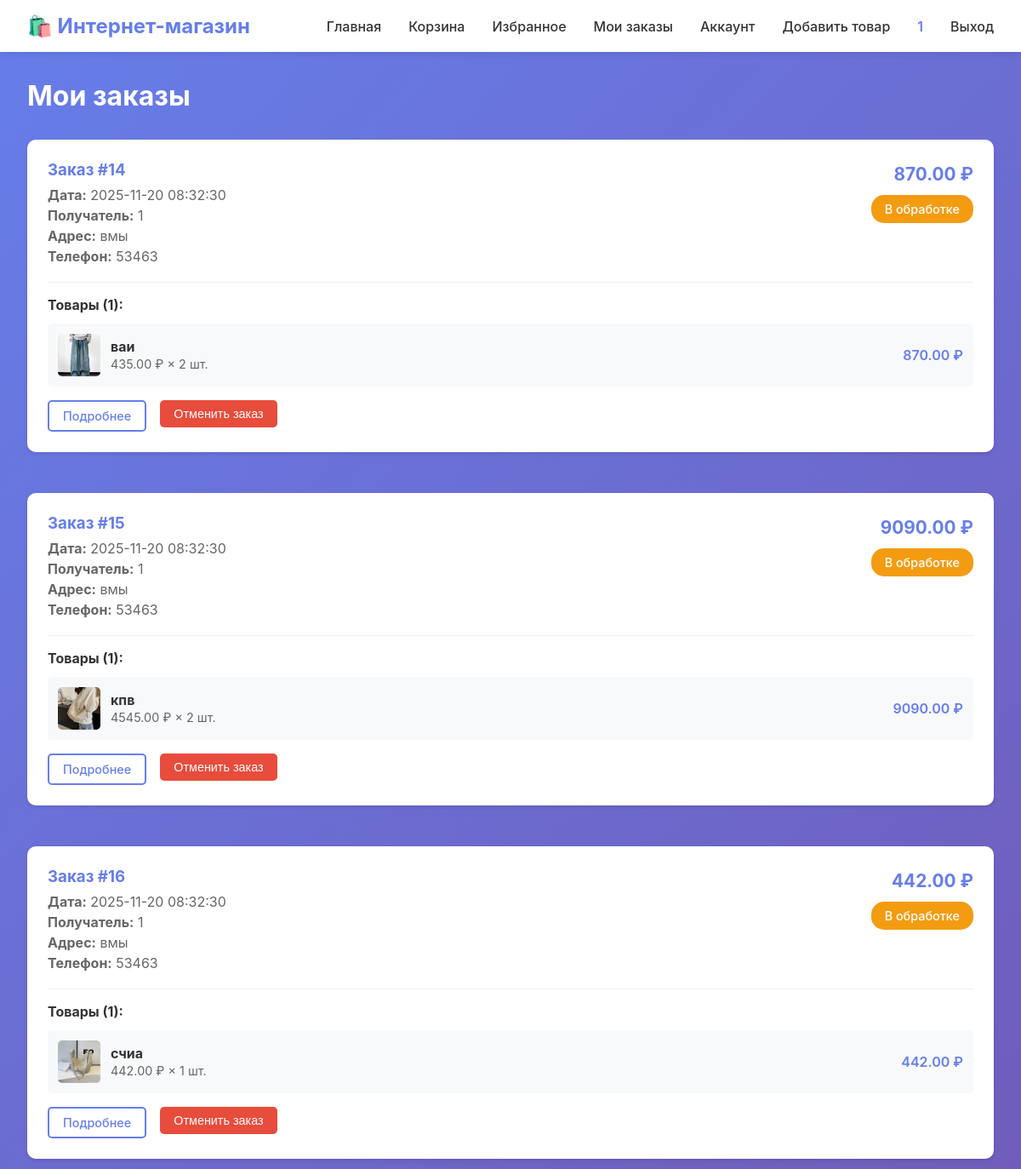
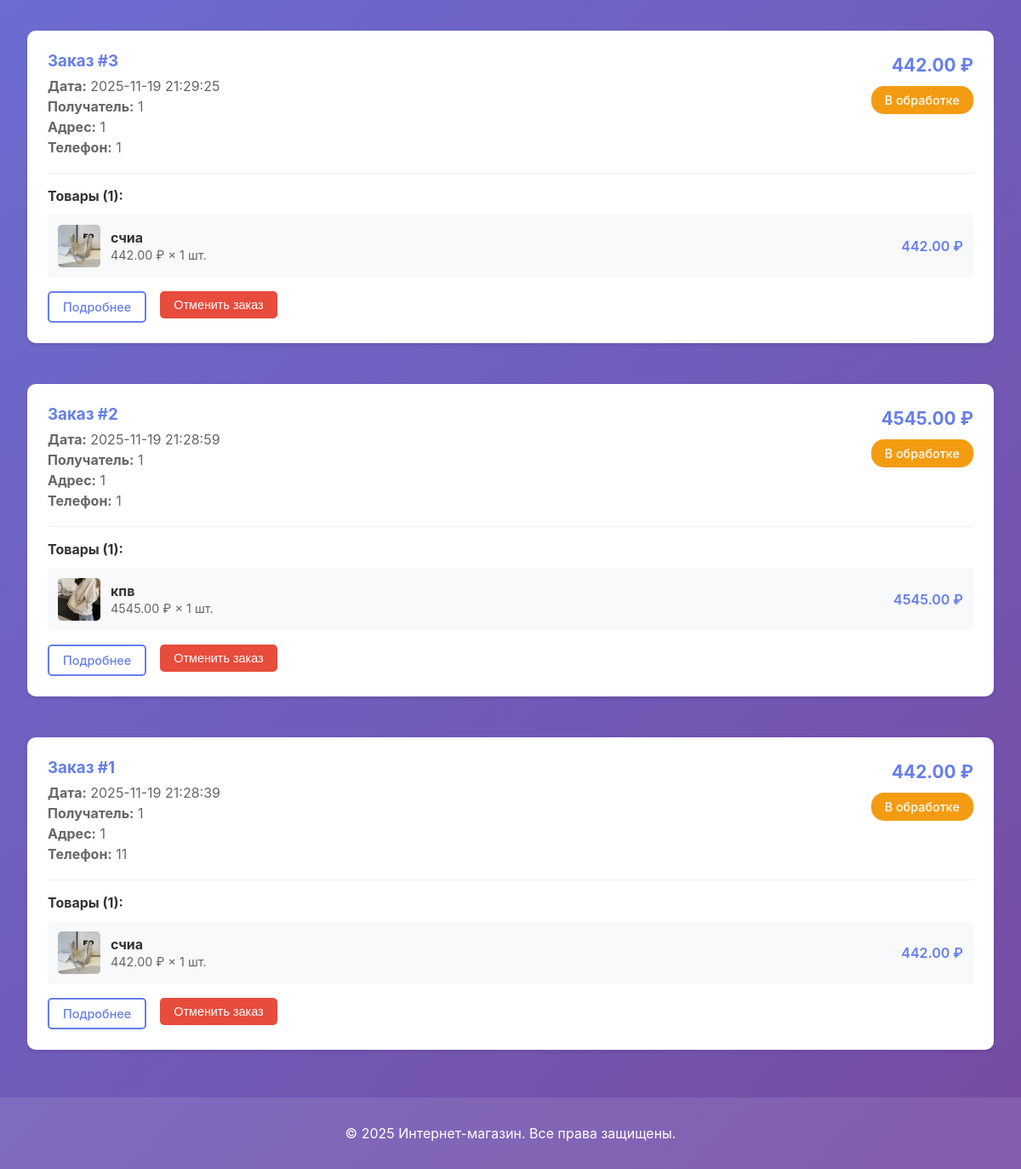
/orders (signed in), run on an earlier commit of the app's database (2 pictures, top to bottom).
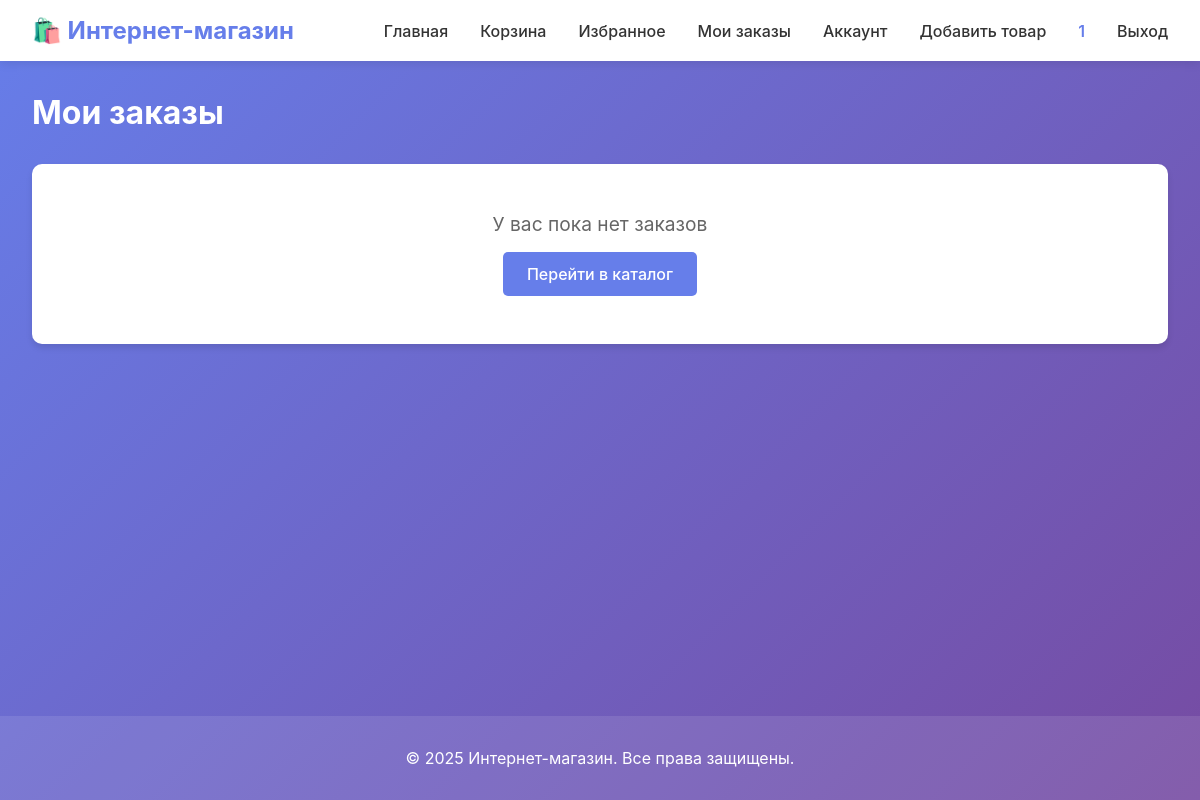
And on a later commit of the database.
### tables this page shows
CREATE TABLE orders
                 (id INTEGER PRIMARY KEY AUTOINCREMENT,
                  user_id INTEGER NOT NULL,
                  total_amount REAL NOT NULL,
                  customer_name TEXT NOT NULL,
                  customer_phone TEXT NOT NULL,
                  delivery_address TEXT NOT NULL,
                  comment TEXT,
                  payment_status TEXT NOT NULL DEFAULT 'pending',
                  payment_reference TEXT,
                  status TEXT DEFAULT 'pending',
                  cancelled_at TIMESTAMP,
                  cancelled_by INTEGER,
                  created_at TIMESTAMP DEFAULT CURRENT_TIMESTAMP,
                  FOREIGN KEY (user_id) REFERENCES users(id));

CREATE TABLE order_items
                 (id INTEGER PRIMARY KEY AUTOINCREMENT,
                  order_id INTEGER NOT NULL,
                  product_id INTEGER NOT NULL,
                  product_name TEXT NOT NULL,
                  price REAL NOT NULL,
                  quantity INTEGER NOT NULL,
                  seller_id INTEGER,
                  seller_confirmed INTEGER DEFAULT 0,
                  confirmed_at TIMESTAMP,
                  FOREIGN KEY (order_id) REFERENCES orders(id),
                  FOREIGN KEY (product_id) REFERENCES products(id));

CREATE TABLE products
                 (id INTEGER PRIMARY KEY AUTOINCREMENT,
                  name TEXT NOT NULL,
                  description TEXT,
                  price REAL NOT NULL,
                  image TEXT,
                  category TEXT,
                  stock INTEGER DEFAULT 0,
                  created_by_user_id INTEGER, specifications TEXT, is_approved INTEGER DEFAULT 0,
                  FOREIGN KEY (created_by_user_id) REFERENCES users(id));

### app.py (the view)
@app.route('/orders')
@login_required
def orders():
    conn = get_db()
    user_orders = conn.execute('''
        SELECT o.*,
               COUNT(oi.id) as items_count,
               SUM(oi.price * oi.quantity) as total
        FROM orders o
        LEFT JOIN order_items oi ON o.id = oi.order_id
        WHERE o.user_id = ?
        GROUP BY o.id
        ORDER BY o.created_at DESC
    ''', (session['user_id'],)).fetchall()
    orders_with_items = []
    for order in user_orders:
        order_dict = dict(order)
        order_items = conn.execute('''
            SELECT oi.*, p.image
            FROM order_items oi
            LEFT JOIN products p ON oi.product_id = p.id
            WHERE oi.order_id = ?
        ''', (order['id'],)).fetchall()
        order_dict['items'] = [dict(item) for item in order_items]
        order_dict['status_label'] = ORDER_STATUS_LABELS.get(order['status'], order['status'])
        order_dict['status_timeline'] = get_order_status_timeline(order['status'])
        orders_with_items.append(order_dict)
    conn.close()
    return render_template('orders.html', orders=orders_with_items)

### app.py (called while the page is built)
@app.context_processor
def inject_helpers():
    def image_url(path):
        if not path:
            return 'https://via.placeholder.com/400x400?text=Нет+изображения'
        if isinstance(path, str) and path.startswith('http'):
            return path
        clean_path = path.replace('\\', '/').lstrip('/')
        static_folder = app.static_folder or os.path.join(app.root_path, 'static')
        full_path = os.path.join(static_folder, clean_path)
        if os.path.exists(full_path):
            return url_for('static', filename=clean_path)
        return url_for('static', filename=clean_path)
    return {
        'image_url': image_url,
        'category_choices': ALLOWED_PRODUCT_CATEGORIES
    }

def login_required(f):
    @wraps(f)
    def decorated_function(*args, **kwargs):
        if 'user_id' not in session:
            flash('Пожалуйста, войдите в систему', 'warning')
            return redirect(url_for('login'))
        return f(*args, **kwargs)
    return decorated_function

def get_db():
    conn = sqlite3.connect(app.config['DATABASE'])
    conn.row_factory = sqlite3.Row
    return conn

### templates/orders.html (shortened to what this page needs)
{% extends "base.html" %}
{% block content %}
<div class="container">
    <h2>Мои заказы</h2>
    {% if orders %}
        <div class="orders-list">
            {% for order in orders %}
                <div class="order-card">
                    <div class="order-header">
                        <div class="order-info">
                            <h3>Заказ #{{ order.id }}</h3>
                            <p class="order-detail"><strong>Дата:</strong> {{ order.created_at }}</p>
                            <p class="order-detail"><strong>Получатель:</strong> {{ order.customer_name }}</p>
                            <p class="order-detail"><strong>Адрес:</strong> {{ order.delivery_address }}</p>
                            <p class="order-detail"><strong>Телефон:</strong> {{ order.customer_phone }}</p>
                        </div>
                        <div class="order-summary">
                            <p class="order-total">{{ "%.2f"|format(order.total_amount) }} ₽</p>
                            <span class="badge badge-{{ order.status }}">
                                {{ order.status_label or order.status }}
                            </span>
                        </div>
                    </div>
                    <div class="order-items-section">
                        <h5>Товары ({{ order['items']|length }}):</h5>
                        <div class="order-items-list">
                            {% for item in order['items'] %}
                                <div class="order-item">
                                    <div class="order-item-info">
                                        {% if item.image %}
                                            <img src="{{ image_url(item.image) }}" alt="{{ item.product_name }}" class="order-item-image">
                                        {% endif %}
                                        <div>
                                            <strong>{{ item.product_name }}</strong><br>
                                            <span class="order-item-details">
                                                {{ "%.2f"|format(item.price) }} ₽ × {{ item.quantity }} шт.
                                            </span>
                                        </div>
                                    </div>
                                    <div class="order-item-price">
                                        {{ "%.2f"|format(item.price * item.quantity) }} ₽
                                    </div>
                                </div>
                            {% endfor %}
                        </div>
                    </div>
                    <div class="order-actions">
                        <a href="{{ url_for('order_confirmation', order_id=order.id) }}" class="btn btn-outline btn-small">Подробнее</a>
                        {% if order.status != 'cancelled' and order.status != 'completed' %}
                            <form method="POST" action="{{ url_for('cancel_order', order_id=order.id) }}" class="inline-form" onsubmit="return confirm('Вы уверены, что хотите отменить заказ?');">
                                <button type="submit" class="btn btn-danger btn-small">Отменить заказ</button>
                            </form>
                        {% endif %}
                    </div>
                </div>
            {% endfor %}
        </div>
    {% else %}
        <div class="empty-state">
            <p>У вас пока нет заказов</p>
            <a href="{{ url_for('index') }}" class="btn btn-primary">Перейти в каталог</a>
        </div>
    {% endif %}
</div>
{% endblock %}

What changed in the data, as far as the page shows it:
removed orders: id "14", created_at "2025-11-20 08:32:30", customer_name "1", delivery_address "вмы", customer_phone "53463", total_amount "870.00", status_label "В обработке", items|length "1"
removed order_items: image (picture), product_name "ваи", price "435.00", quantity "2", item.price*item.quantity "870.00", shown under "14"
removed orders: id "15", created_at "2025-11-20 08:32:30", customer_name "1", delivery_address "вмы", customer_phone "53463", total_amount "9090.00", status_label "В обработке", items|length "1"
removed order_items: image (picture), product_name "кпв", price "4545.00", quantity "2", item.price*item.quantity "9090.00", shown under "15"
removed orders: id "16", created_at "2025-11-20 08:32:30", customer_name "1", delivery_address "вмы", customer_phone "53463", total_amount "442.00", status_label "В обработке", items|length "1"
removed order_items: image (picture), product_name "счиа", price "442.00", quantity "1", item.price*item.quantity "442.00", shown under "16"
no longer on this page (row edited): orders: id "3", created_at "2025-11-19 21:29:25", customer_name "1", delivery_address "1", customer_phone "1", total_amount "442.00", status_label "В обработке", items|length "1"
no longer on this page (row edited): order_items: image (picture), product_name "счиа", price "442.00", quantity "1", item.price*item.quantity "442.00", shown under "3"
no longer on this page (row edited): orders: id "2", created_at "2025-11-19 21:28:59", customer_name "1", delivery_address "1", customer_phone "1", total_amount "4545.00", status_label "В обработке", items|length "1"
no longer on this page (row edited): order_items: image (picture), product_name "кпв", price "4545.00", quantity "1", item.price*item.quantity "4545.00", shown under "2"
no longer on this page (row edited): orders: id "1", created_at "2025-11-19 21:28:39", customer_name "1", delivery_address "1", customer_phone "11", total_amount "442.00", status_label "В обработке", items|length "1"
no longer on this page (row edited): order_items: image (picture), product_name "счиа", price "442.00", quantity "1", item.price*item.quantity "442.00"
Also different on the page:
text now shown: "У вас пока нет заказов Перейти в каталог"
